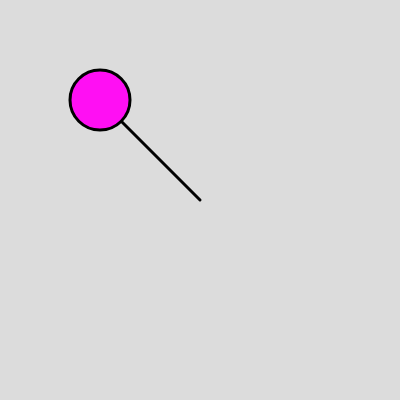
Frame 1 (no input)
Frame 60 (no input): identical to frame 1, image omitted
Frame 120 (the mouse pressed at the canvas centre since frame 60): identical to frame 1, image omitted

The p5.js sketch that drew this single still picture (run headless with seeded random() and noise() and a simulated clock; from frame 60 on, the mouse is pressed at the canvas centre):

// p5.js sketch
// ── sketch.js
var shapesX = 0;
var shapesY = 0;
var rotatex = 35;
var rotateY = 45;


function setup() {
  createCanvas(400, 400);
}

function draw() {
  background(220);
  push();
  translate(shapesX, shapesY);
  wand();
  keyPressed();
  if (shapesY > -150 && jump) {
    shapesY--;
  } else if (shapesY < 0) {
      shapesY++;
      jump = false;
  }
  pop();
}

function wand() {
    strokeWeight(3);
    line(100, 100, 200, 200);
    var c = color(255, 15, 243)
    fill(c);
    circle(100, 100, 60);
  }

function keyPressed() {
    if (keyCode === ENTER) {
        print("entered");
        jump = true;
    } else {
        jump = false;
    }
}
// ── index.js
var shapesX = 0;
var shapesY = 0;
var rotatex = 35;
var rotateY = 45;


function setup() {
  createCanvas(400, 400);
}

function draw() {
  background(220);
  push();
  translate(shapesX, shapesY);
  wand();
  keyPressed();
  shapesX = shapesX + 1.5;
  pop();
}

function wand() {
    strokeWeight(3);
    line(100, 100, 200, 200);
    var c = color(255, 15, 243)
    fill(c);
    circle(100, 100, 60);
  }

function keyPressed() {
    if (keyCode === ENTER) {
        print("entered");
        jump = true;
    } else {
        jump = false;
    }
}
